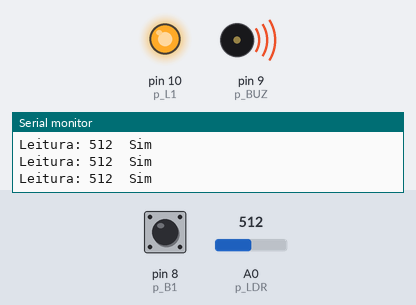
Recording of a sketch running on a simulated Arduino Uno, built with avr-gcc and run on an emulated ATmega328P. On the bench: output pins drawn as LEDs (lit = HIGH), buzzer (waves = sounding), the last lines printed to the serial monitor. Inputs (shaded band) come from the test bench; at power-on: A0 (p_LDR) = 512, pin 8 (p_B1) HIGH.

Above: at 1.3 s.
1.4 s: A0 (p_LDR) set to 683
2.9 s: A0 (p_LDR) set to 710
5.0 s: pin 8 (p_B1) pulled LOW for 0.6 s
At 5.6 s:
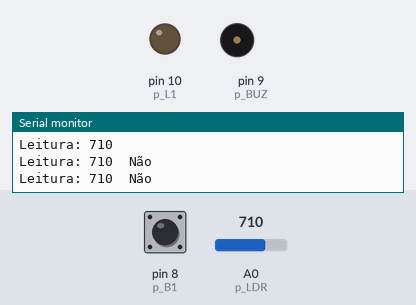
7.1 s: A0 (p_LDR) set to 690
At 8.7 s:
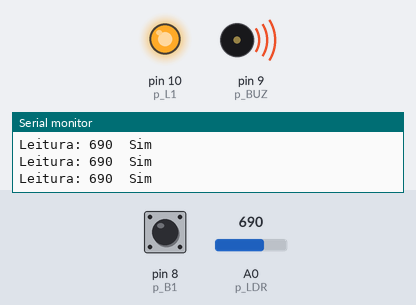
Timing chart, 0 to 10.0 s (numbered marks = the images above; inputs shaded):
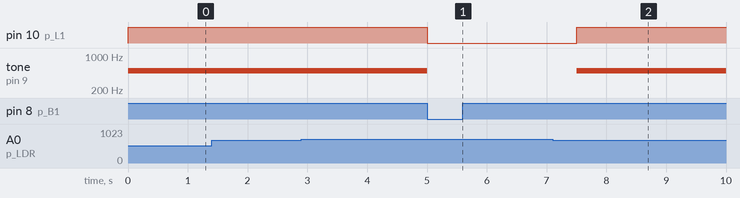

The sketch:

Arduino_MissaoImpossivel.ino
```cpp
const int p_L1 = 10;
const int p_BUZ = 9;
const int p_B1 = 8;
const int p_LDR = A0;

int leitura = 0;
int leitura_B1;

void setup() {
  pinMode(p_L1, OUTPUT);
  pinMode(p_BUZ, OUTPUT);
  pinMode(p_B1, INPUT_PULLUP);
  pinMode(p_LDR, INPUT);

  Serial.begin(9600);
}

void loop() {
  leitura = analogRead(p_LDR);
  leitura_B1 = digitalRead(p_B1);

  Serial.print("Leitura: ");
  Serial.print(leitura);
  Serial.print("\t");

  if (leitura <= 700)
    {Serial.print("Sim");
    tone(p_BUZ, 500);
    digitalWrite(p_L1, HIGH);
    }
  else if (leitura_B1 == LOW)
    {Serial.print("Não");
    noTone(p_BUZ);
    digitalWrite(p_L1, LOW);
    }

  Serial.println();

  delay(500);
}
```

Measured:
- after the input at 5.0 s, pin 10 (p_L1): HIGH → LOW at once; tone on pin 9 (p_BUZ): 500 Hz → silent at once
- after the input at 7.1 s, pin 10 (p_L1): LOW → HIGH after 0.41 s; tone on pin 9 (p_BUZ): silent → 500 Hz after 0.41 s
